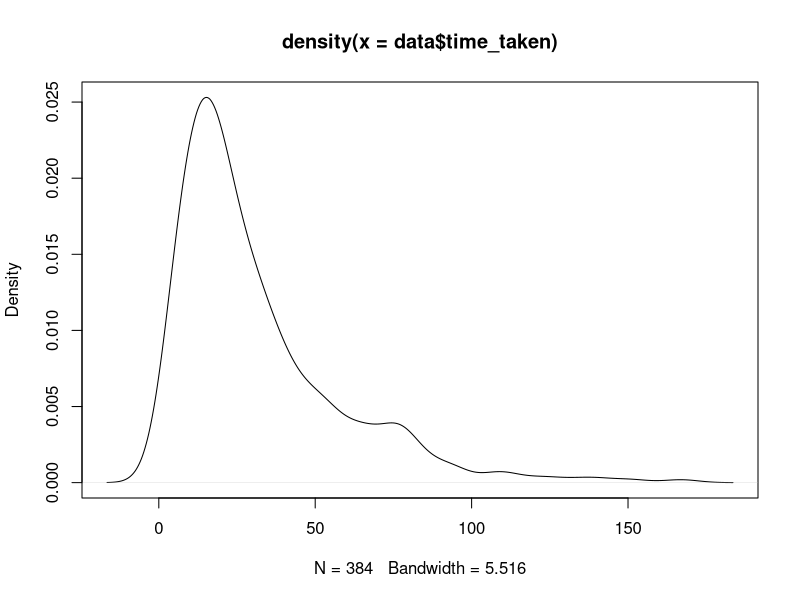
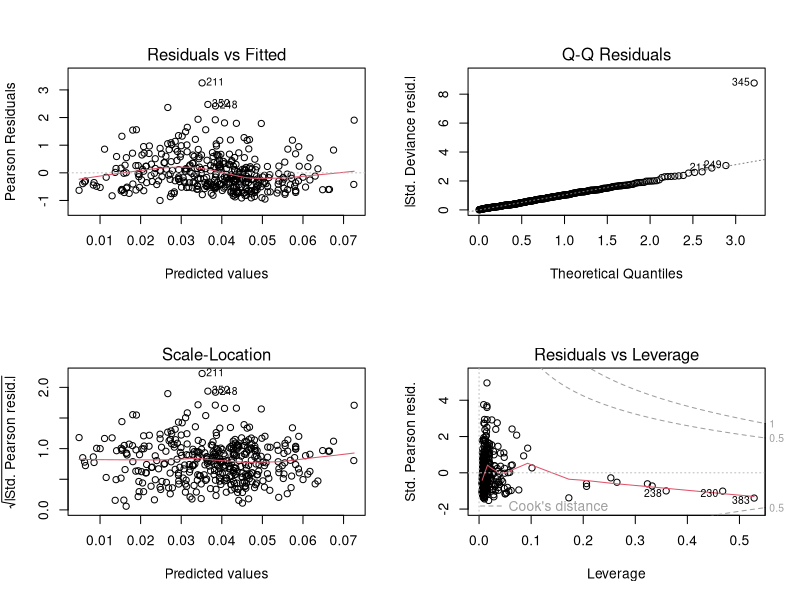
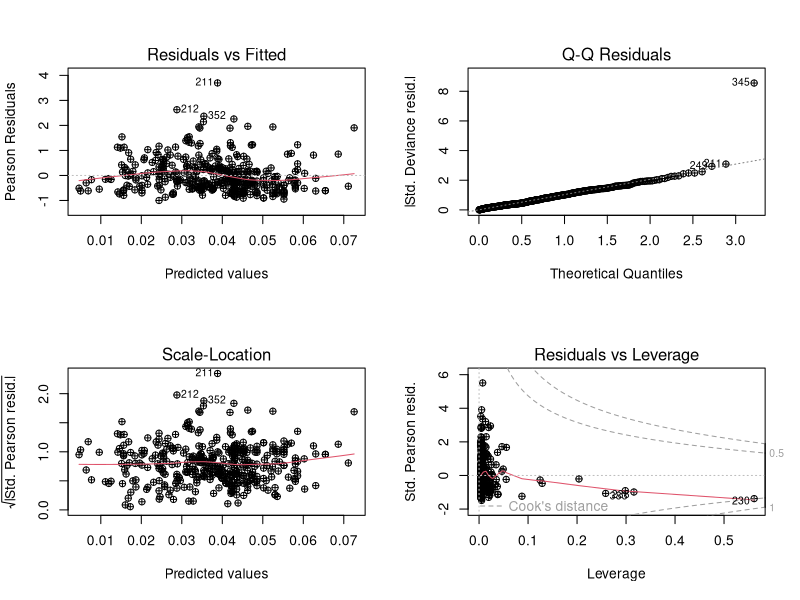
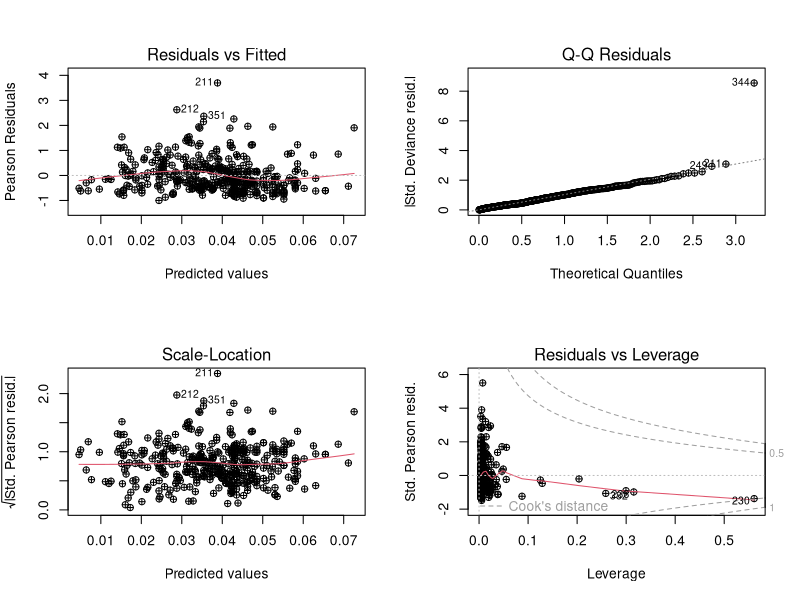

R code for these plots, in order:
library(lubridate)
library(car)

data = read.csv("final-data.csv", sep=",", head=TRUE)
data$time_taken <- period_to_seconds(hms(data$time_taken))
data$prediction_type <- as.factor(data$prediction_type)
data$user_structure <- as.factor(data$user_structure)
data$smiles_length <- nchar(as.character(data$smiles))
data$time_taken <- data$time_taken + 0.000001
# Order by user_id, and smiles
data <- data[order(data$user_id, data$smiles),]

# Shows skew of data to the right hitting that the values are not disrtubted correctly
plot(density(data$time_taken))

par(mfrow=c(2,2))
#####################################################
# Simple GLM for time taken vs all vars  
glm <- glm(formula = data$time_taken~data$predictions_used + data$prediction_type + data$smiles_length + data$rubs + data$undos + data$user_structure, 
           family="Gamma")
summary(glm)
plot(glm)

#####################################################
# Removing variables prediction_type and prediction_user_structure
glm <- glm(formula = data$time_taken~data$predictions_used + data$smiles_length + data$rubs + data$undos, 
           family="Gamma")
summary(glm)
plot(glm, pch = 10)

#####################################################
# Third Model
# Removing Outlier 345
dataOutlier <- data[-c(333), ]
glm <- glm(formula = dataOutlier$time_taken~dataOutlier$predictions_used + dataOutlier$smiles_length + dataOutlier$rubs + dataOutlier$undos, 
           family="Gamma")
summary(glm)
plot(glm, pch = 10)





